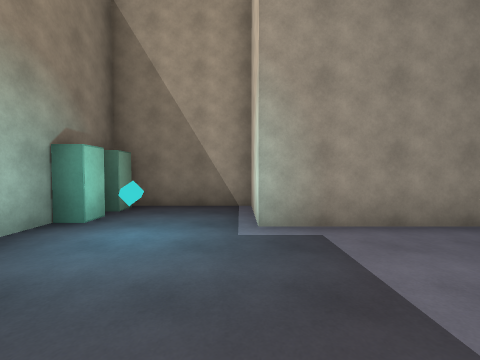
View 1 (above)

21 first-person views from a walk through a Unity game level. The camera is 1.5 m above the floor, tilts 2° down and sees 90° across. The floor is counted in squares, 2 m on a side. Each view is taken from the middle of a square. On the plan, view 1 faces up. The plan holds only what a view shows up to about 9 squares ahead; the rest is blank. The place goes on beyond the plan.

View 2
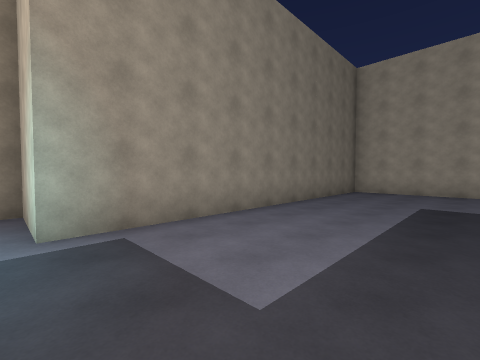

View 3
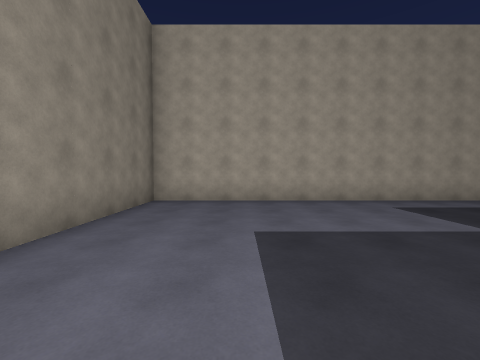

View 4
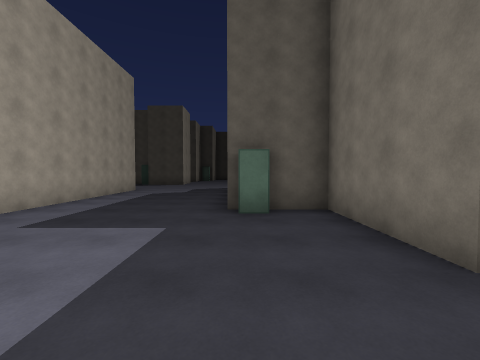

View 5
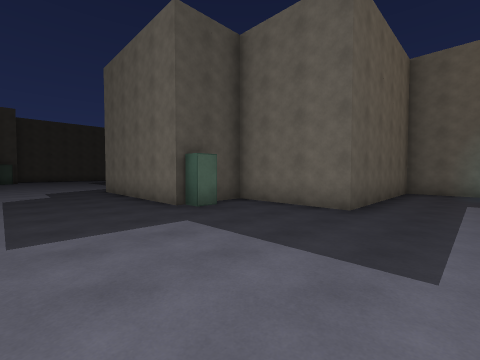

View 6
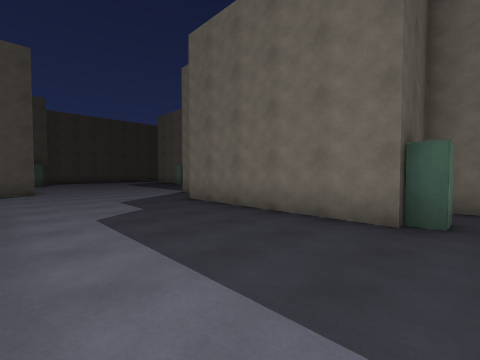

View 7
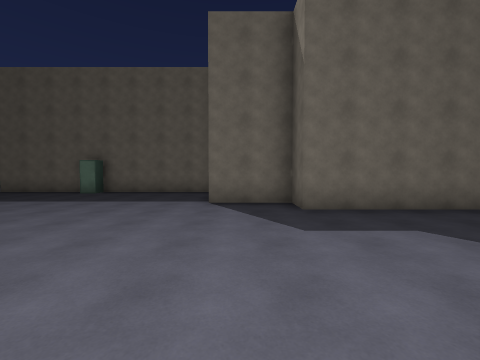

View 8
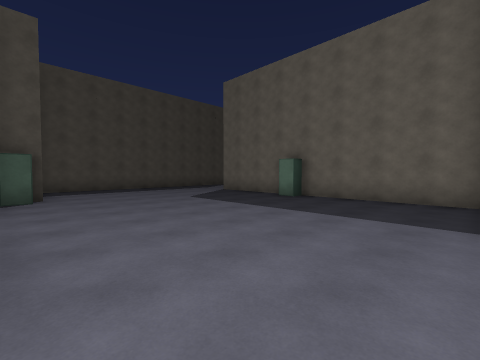

View 9
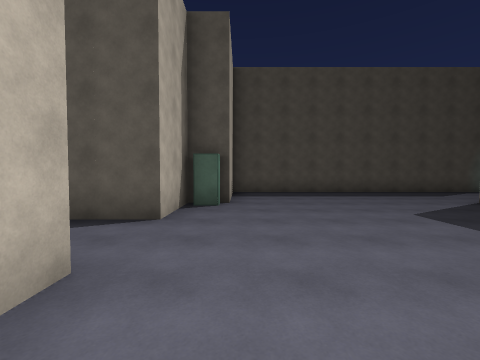

View 10
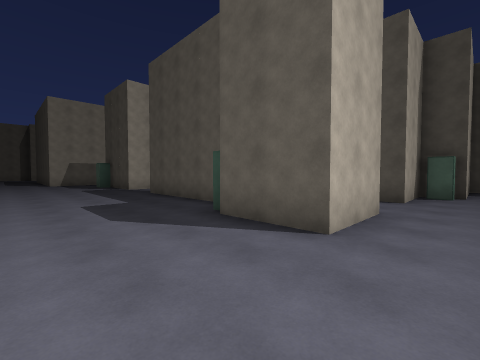

View 11
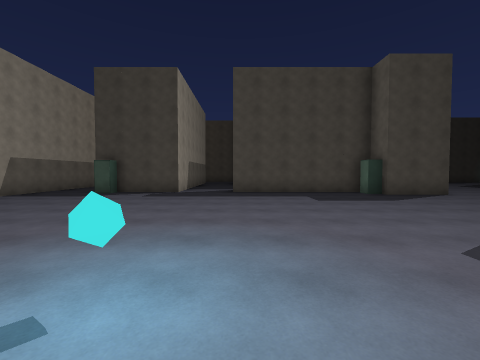

View 12
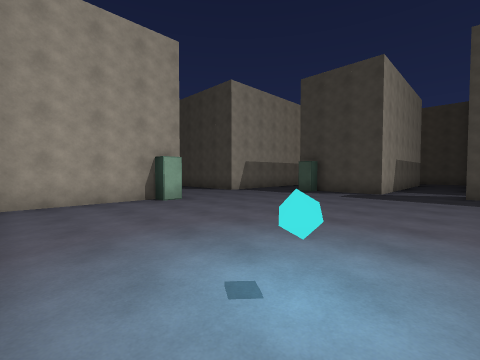

View 13
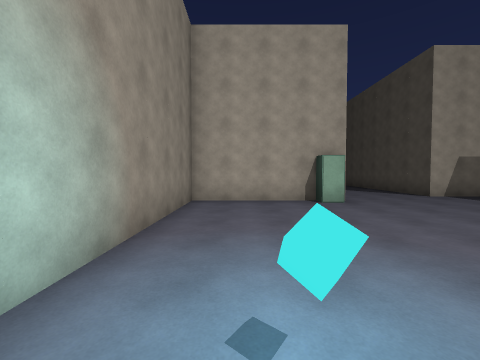

View 14
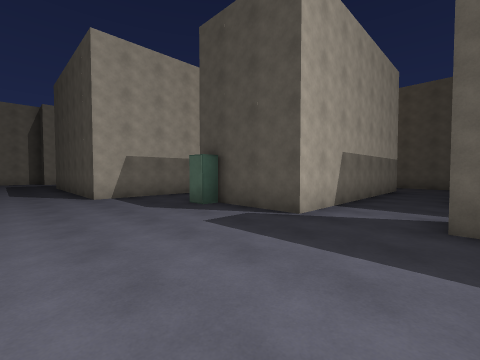

View 15
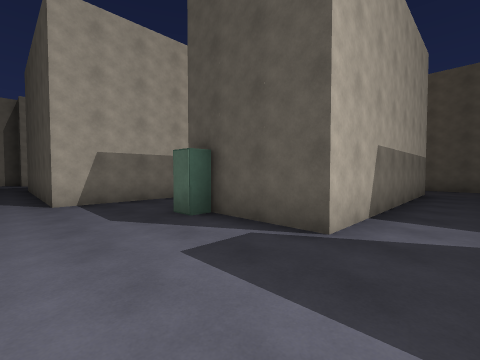

View 16
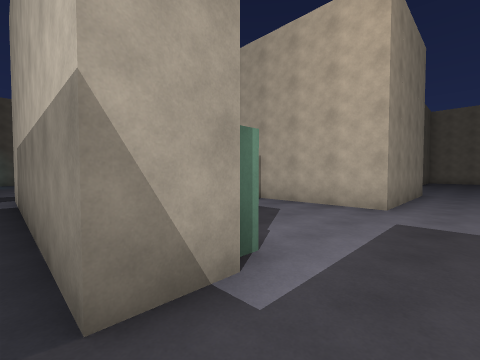

View 17
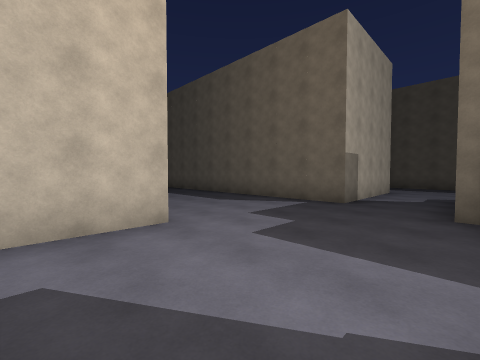

View 18
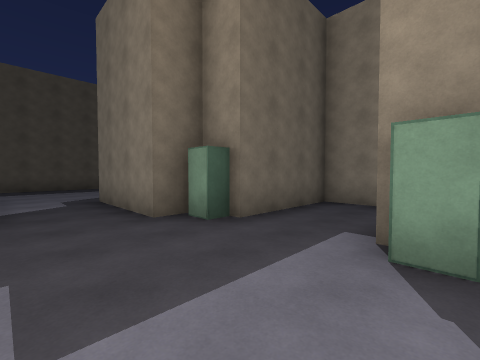

View 19
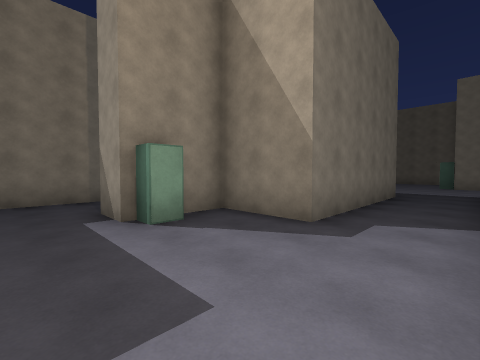

View 20
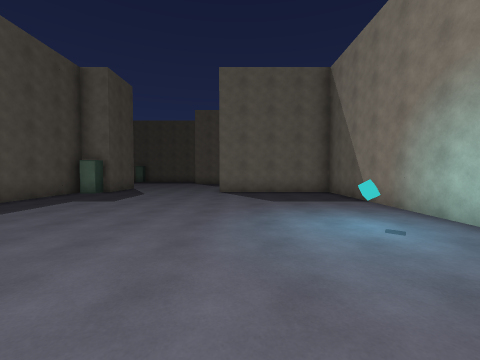

View 21
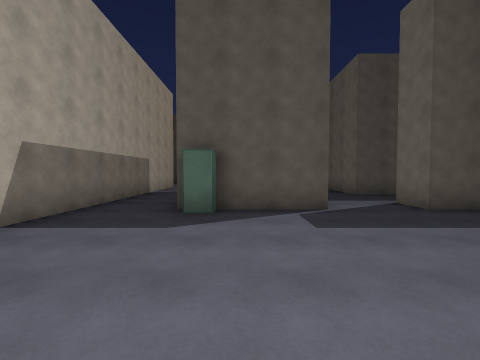

### Floor plan
Points are (right, up) in squares from view 1. A wall is a line through its corners. A room is listed if a view was taken in it or the views show most of it. See-through windows are left out.
Room 1 (views 1, 2, 3, 4, 5, 6, 7, 8, 9, 10, 11, 12, 13, 14, 15, 16, 20, 21)
walls: (9.2, -8) (9.2, 3.2) (0.3, 3.2) (0.3, 5.2) (-2.4, 5.2); (10.4, -13.8) (15.2, -13.8) (15.2, -14.8); (8.2, -14.8) (8.2, -12.8) (10.2, -12.8); (13.9, -16.8) (15.2, -16.8) (15.2, -18); (1.2, -10.9) (1.2, -18.8); (7.2, -21.1) (7.2, -18.8) (8.2, -18.8) (8.2, -16.8) (9.8, -16.8); (15.2, -20.1) (15.2, -22.7) (18.2, -22.7); (17.2, -20.8) (17.2, -13.8) (20.3, -13.8) (20.3, -18.7); (21.2, -7.2) (21.2, -4.8) (10.2, -4.8) (10.2, -8.8); (-1.8, -21.7) (7.2, -21.7); (22.2, -19.6) (22.2, -11.8) (24.5, -11.8); (-1.8, 1.1) (-1.8, -0.7) (3.2, -0.7) (3.2, -3.7) (5.2, -3.7) (5.2, -8.7) (4.2, -8.7) (4.2, -10.8); (-2.7, 3.6) (-2.7, 2.6)
ways out: opening at (18, -21.5) to room 2; opening at (21.5, -19.5) to room 2
objects: other object (-2, 4); other object (-2, 5); other object (-1, 3); other object (2, -15); other object (5, -3); other object (8, -18); other object (11, -13); other object (16, -6); other object (20, -13); other object (21, -8)
Room 2 (views 17, 18, 19)
walls: (18.5, -23.7) (19.2, -23.7) (19.2, -26.8); (20.3, -18.7) (18.3, -18.7) (18.3, -20.8) (17.2, -20.8); (24.5, -20.8) (22.2, -20.8) (22.2, -19.6); (21.2, -26.6) (21.2, -24.8) (24.5, -24.8)
ways out: opening at (18, -21.5) to room 1; opening at (21.5, -19.5) to room 1; opening at (20.5, -25.5)
objects: other object (19, -23); other object (19, -20)

Where each view was taken, in squares from view 1:
view 1: 0 up, 0 right, facing up
view 2: 0 up, 0 right, facing up-right
view 3: 1 up, 3 right, facing right
view 4: 1 up, 5 right, facing down
view 5: 1 up, 8 right, facing down-left
view 6: 3 down, 9 right, facing down-left
view 7: 10 down, 10 right, facing left
view 8: 11 down, 8 right, facing down-left
view 9: 13 down, 7 right, facing down
view 10: 10 down, 7 right, facing down-right
view 11: 5 down, 15 right, facing down
view 12: 5 down, 15 right, facing down-right
view 13: 6 down, 15 right, facing right
view 14: 10 down, 15 right, facing down-right
view 15: 11 down, 16 right, facing down-right
view 16: 22 down, 17 right, facing up-right
view 17: 19 down, 19 right, facing down-right
view 18: 20 down, 21 right, facing down-left
view 19: 22 down, 22 right, facing up-left
view 20: 8 down, 19 right, facing left
view 21: 9 down, 19 right, facing down
